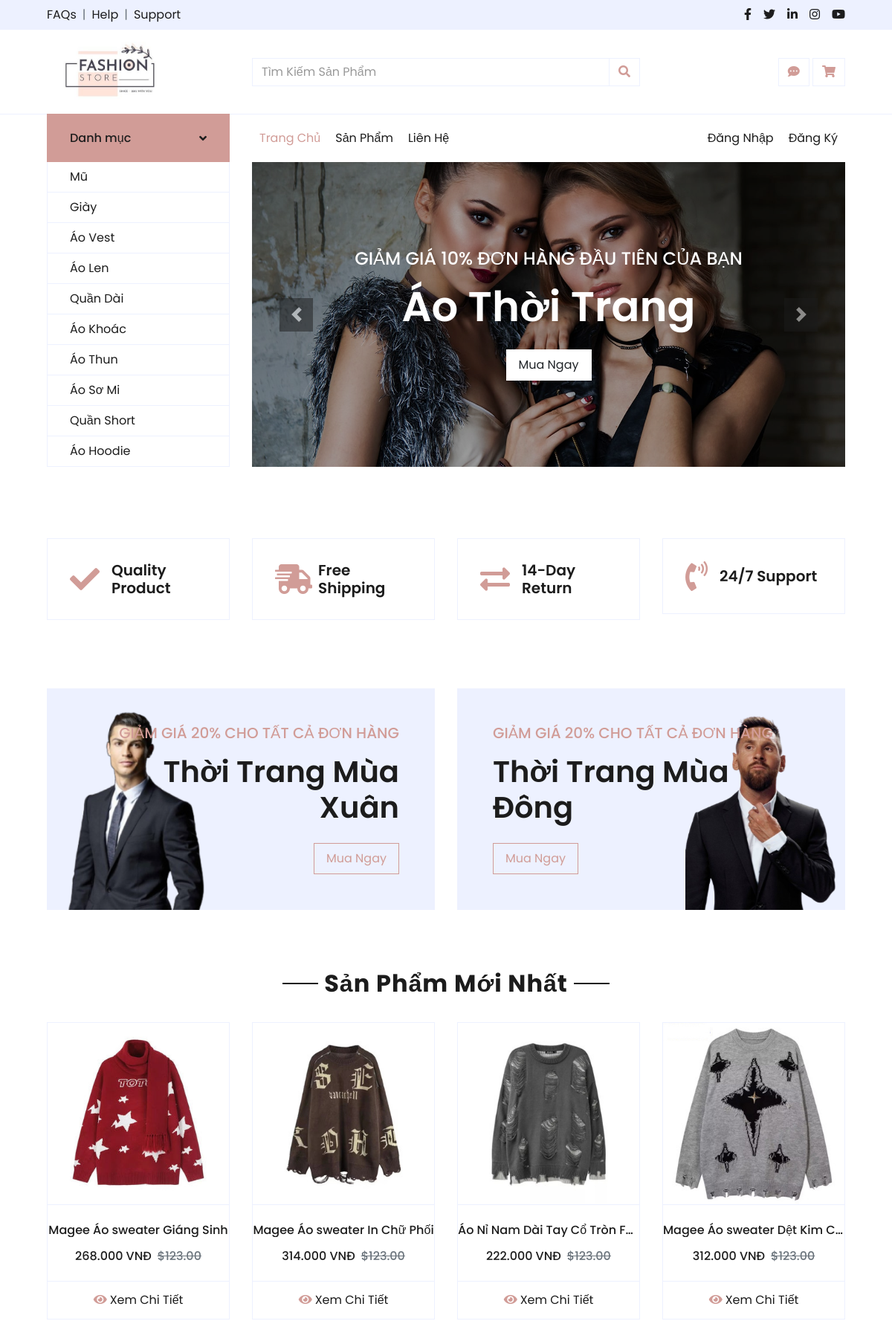
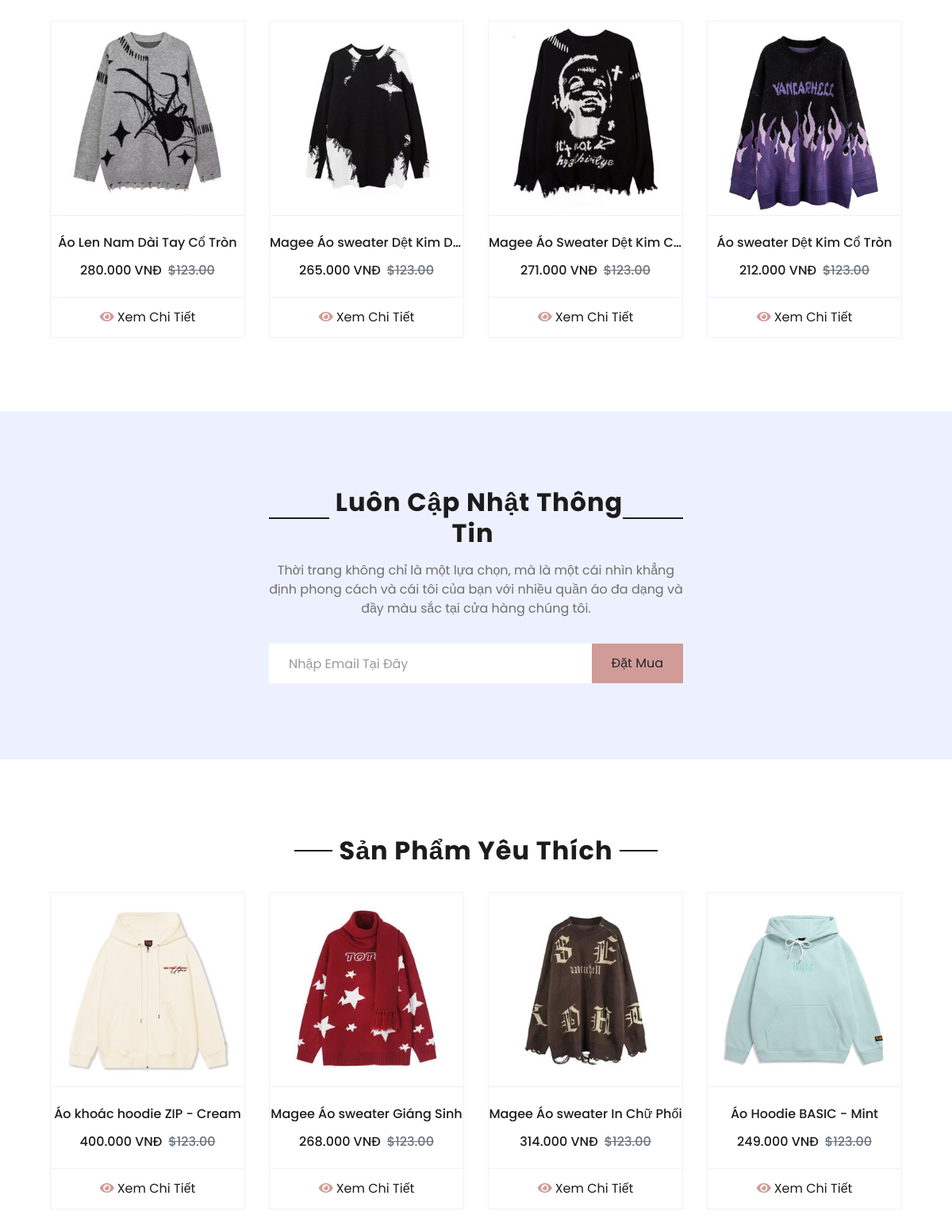
The page / (upper part) on the database its author committed (2 pictures, top to bottom).
### tables this page shows
CREATE TABLE `danhmuc` (
  `id` int(11) NOT NULL,
  `name` varchar(255) NOT NULL,
  `ngaytao` datetime NOT NULL,
  `motadanhmuc` text NOT NULL
);

CREATE TABLE `product` (
  `id` int(11) NOT NULL,
  `name` varchar(255) NOT NULL,
  `des` text DEFAULT NULL,
  `price` decimal(10,2) NOT NULL,
  `quantity` int(11) NOT NULL,
  `img` varchar(255) NOT NULL,
  `ngaytao` datetime NOT NULL,
  `ngaycapnhat` datetime DEFAULT NULL,
  `luotxem` int(11) DEFAULT 0,
  `id_dm` int(11) NOT NULL,
  `id_user` int(11) NOT NULL
);

### model/function.php (called while the page is built, shortened)
<?php
function getdata($a){
    $conn=connectdb();
    $sql= $conn->prepare($a);
    $sql->execute();
    $sql->setFetchMode(PDO::FETCH_ASSOC);
    $kq=$sql->fetchAll();
    return $kq;
 }
?>

### model/danhmuc.php (called while the page is built)
<?php
function loadall_danhmuc() {
    $listdanhmuc=getdata("SELECT * FROM `danhmuc` ORDER BY `id` DESC");
    return $listdanhmuc;
}
?>

### model/sanpham.php (called while the page is built, shortened)
<?php
function loadall_sanpham_home() {
    $a = "SELECT * FROM `product` ORDER BY `id` DESC LIMIT 0,8";
    $listsanpham=getdata($a);
    return $listsanpham;
}
function loadall_sanpham_top8() {
    $a = "SELECT * FROM `product` ORDER BY `luotxem` DESC LIMIT 0,8";
    $listsanpham=getdata($a);
    return $listsanpham;
}
?>

### view/home.php (the view, shortened to what this page needs)
<div class="container-fluid pt-5">
    <div class="row px-xl-5 pb-3">
        <div class="col-lg-3 col-md-6 col-sm-12 pb-1">
            <div class="d-flex align-items-center border mb-4" style="padding: 30px;">
                <h1 class="fa fa-check text-primary m-0 mr-3"></h1>
                <h5 class="font-weight-semi-bold m-0">Quality Product</h5>
            </div>
        </div>
        <div class="col-lg-3 col-md-6 col-sm-12 pb-1">
            <div class="d-flex align-items-center border mb-4" style="padding: 30px;">
                <h1 class="fa fa-shipping-fast text-primary m-0 mr-2"></h1>
                <h5 class="font-weight-semi-bold m-0">Free Shipping</h5>
            </div>
        </div>
        <div class="col-lg-3 col-md-6 col-sm-12 pb-1">
            <div class="d-flex align-items-center border mb-4" style="padding: 30px;">
                <h1 class="fas fa-exchange-alt text-primary m-0 mr-3"></h1>
                <h5 class="font-weight-semi-bold m-0">14-Day Return</h5>
            </div>
        </div>
        <div class="col-lg-3 col-md-6 col-sm-12 pb-1">
            <div class="d-flex align-items-center border mb-4" style="padding: 30px;">
                <h1 class="fa fa-phone-volume text-primary m-0 mr-3"></h1>
                <h5 class="font-weight-semi-bold m-0">24/7 Support</h5>
            </div>
        </div>
    </div>
</div>
<div class="container-fluid offer pt-5">
    <div class="row px-xl-5">
        <div class="col-md-6 pb-4">
            <div class="position-relative bg-secondary text-center text-md-right text-white mb-2 py-5 px-5">
                <img src="img/offer-53.png" alt="">
                <div class="position-relative" style="z-index: 1;">
                    <h5 class="text-uppercase text-primary mb-3">GIẢM GIÁ 20% CHO TẤT CẢ ĐƠN HÀNG</h5>
                    <h1 class="mb-4 font-weight-semi-bold">Thời Trang Mùa Xuân</h1>
                    <a href="" class="btn btn-outline-primary py-md-2 px-md-3">Mua Ngay</a>
                </div>
            </div>
        </div>
        <div class="col-md-6 pb-4">
            <div class="position-relative bg-secondary text-center text-md-left text-white mb-2 py-5 px-5">
                <img src="img/offer-6.png" alt="">
                <div class="position-relative" style="z-index: 1;">
                    <h5 class="text-uppercase text-primary mb-3">GIẢM GIÁ 20% CHO TẤT CẢ ĐƠN HÀNG</h5>
                    <h1 class="mb-4 font-weight-semi-bold">Thời Trang Mùa Đông</h1>
                    <a href="" class="btn btn-outline-primary py-md-2 px-md-3">Mua Ngay</a>
                </div>
            </div>
        </div>
    </div>
</div>
<div class="container-fluid pt-5">
    <div class="text-center mb-4">
        <h2 class="section-title px-5"><span class="px-2">Sản Phẩm Mới Nhất</span></h2>
    </div>
    <div class="row px-xl-5 pb-3">
        <?php
                 foreach($spnew as $sp){
                     extract($sp);
                     $linksp="index.php?act=sanphamct&idsp=".$id;
                     $integerValue = intval($price);
                     echo'<div class="col-lg-3 col-md-6 col-sm-12 pb-1">
                     <div class="card product-item border-0 mb-4">
                         <div class="card-header product-img position-relative overflow-hidden bg-transparent border p-0">
                             <img class="img-fluid w-100" src="adminduanmau/'.$img.'" alt="">
                         </div>
                         <div class="card-body border-left border-right text-center p-0 pt-4 pb-3">
                             <h6 class="text-truncate mb-3">'.$name.'</h6>
                             <div class="d-flex justify-content-center">
                                 <h6>'.$integerValue.'.000 VNĐ</h6><h6 class="text-muted ml-2"><del>$123.00</del></h6>
                             </div>
                         </div>
                        <div class="card-footer d-flex justify-content-between bg-light border">
                  <a href="'.$linksp.'" class="btn btn btn-block text-dark p-0">
                   <i class="fas fa-eye text-primary mr-1"></i>Xem Chi Tiết</a>
              </div>
                     </div>
                 </div>';
                 }
                 ?>
    </div>
</div>
<div class="container-fluid bg-secondary my-5">
    <div class="row justify-content-md-center py-5 px-xl-5">
        <div class="col-md-6 col-12 py-5">
            <div class="text-center mb-2 pb-2">
                <h2 class="section-title px-5 mb-3"><span class="bg-secondary px-2">Luôn Cập Nhật Thông Tin</span></h2>
                <p>Thời trang không chỉ là một lựa chọn, mà là một cái nhìn khẳng định phong cách và cái tôi của bạn với
                    nhiều quần áo đa dạng và đầy màu sắc tại cửa hàng chúng tôi.</p>
            </div>
            <form action="">
                <div class="input-group">
                    <input type="text" class="form-control border-white p-4" placeholder="Nhập Email Tại Đây">
                    <div class="input-group-append">
                        <button class="btn btn-primary px-4">Đặt Mua</button>
                    </div>
                </div>
            </form>
        </div>
    </div>
</div>
<div class="container-fluid pt-5">
    <div class="text-center mb-4">
        <h2 class="section-title px-5"><span class="px-2">Sản Phẩm Yêu Thích</span></h2>
    </div>
    <div class="row px-xl-5 pb-3">
        <?php
            foreach($dstop8 as $sp){
              extract($sp);
              $linksp="index.php?act=sanphamct&idsp=".$id;
              $integerValue = intval($price);
              echo '<div class="col-lg-3 col-md-6 col-sm-12 pb-1">
              <div class="card product-item border-0 mb-4">
                  <div class="card-header product-img position-relative overflow-hidden bg-transparent border p-0">
                      <img class="img-fluid w-100" src="adminduanmau/'.$img.'" alt="">
                  </div>
                  <div class="card-body border-left border-right text-center p-0 pt-4 pb-3">
                      <h6 class="text-truncate mb-3">'.$name.'</h6>
                      <div class="d-flex justify-content-center">
                          <h6>'.$integerValue.'.000 VNĐ</h6><h6 class="text-muted ml-2"><del>$123.00</del></h6>
                      </div>
                  </div>
                  <div class="card-footer d-flex justify-content-between bg-light border">
                  <a href="'.$linksp.'" class="btn btn btn-block text-dark p-0">
                   <i class="fas fa-eye text-primary mr-1"></i>Xem Chi Tiết
                  </a>
              </div>
              </div>
          </div>';
            }
            ?>
    </div>
</div>

### view/menuslide.php (shortened to what this page needs)
<div class="container-fluid mb-5">
    <div class="row border-top px-xl-5">
        <div class="col-lg-3 d-none d-lg-block">
            <a class="btn shadow-none d-flex align-items-center justify-content-between bg-primary text-white w-100"
                data-toggle="collapse" href="#navbar-vertical"
                style="height: 65px; margin-top: -1px; padding: 0 30px;">
                <h6 class="m-0">Danh mục</h6>
                <i class="fa fa-angle-down text-dark"></i>
            </a>
            <nav class="collapse show navbar navbar-vertical navbar-light align-items-start p-0 border border-top-0 border-bottom-0"
                id="navbar-vertical">
                <div class="navbar-nav w-100 overflow-hidden" style="height: 410px">
                    <?php
               foreach($dsdm as $dm){
                 extract($dm);
                 $linkdm="index.php?act=sanpham&iddm=".$id;
                 echo '<a class="nav-item nav-link" href="'.$linkdm.'">'.$name.'</a>';
               }
               ?>
                </div>
            </nav>
        </div>
        <div class="col-lg-9">
            <nav class="navbar navbar-expand-lg bg-light navbar-light py-3 py-lg-0 px-0">
                <div class="collapse navbar-collapse justify-content-between" id="navbarCollapse">
                    <div class="navbar-nav mr-auto py-0">
                        <a href="index.php" class="nav-item nav-link active">Trang Chủ</a>
                        <a href="index.php?act=sanpham" class="nav-item nav-link">Sản Phẩm</a></a>
                        <a href="index.php?act=contact" class="nav-item nav-link">Liên Hệ</a>
                    </div>
                    <?php
                       if (!isset($_SESSION['user'])) :
                       ?>
                    <div class="navbar-nav ml-auto py-0">
                        <a href="view/login.php" class="nav-item nav-link">Đăng Nhập</a>
                        <a href="view/signup.php" class="nav-item nav-link">Đăng Ký</a>
                    </div>
                    <?php endif ?>
                </div>
            </nav>
            <div id="header-carousel" class="carousel slide" data-ride="carousel">
                <div class="carousel-inner">
                    <div class="carousel-item active" style="height: 410px;">
                        <img class="img-fluid" src="img/carousel-1.jpg" alt="Image">
                        <div class="carousel-caption d-flex flex-column align-items-center justify-content-center">
                            <div class="p-3" style="max-width: 700px;">
                                <h4 class="text-light text-uppercase font-weight-medium mb-3">Giảm Giá 10% Đơn Hàng Đầu
                                    Tiên Của Bạn</h4>
                                <h3 class="display-4 text-white font-weight-semi-bold mb-4">Áo Thời Trang</h3>
                                <a href="" class="btn btn-light py-2 px-3">Mua Ngay</a>
                            </div>
                        </div>
                    </div>
                </div>
                <a class="carousel-control-prev" href="#header-carousel" data-slide="prev">
                    <div class="btn btn-dark" style="width: 45px; height: 45px;">
                        <span class="carousel-control-prev-icon mb-n2"></span>
                    </div>
                </a>
                <a class="carousel-control-next" href="#header-carousel" data-slide="next">
                    <div class="btn btn-dark" style="width: 45px; height: 45px;">
                        <span class="carousel-control-next-icon mb-n2"></span>
                    </div>
                </a>
            </div>
        </div>
    </div>
</div>

### rows shown on the page
danhmuc: name "Mũ"
danhmuc: name "Giày"
danhmuc: name "Áo Vest"
danhmuc: name "Áo Len"
danhmuc: name "Quần Dài"
danhmuc: name "Áo Khoác"
danhmuc: name "Áo Thun"
danhmuc: name "Áo Sơ Mi"
danhmuc: name "Quần Short"
danhmuc: name "Áo Hoodie"
product: img (picture), name "Magee Áo sweater Giáng Sinh", price "268"
product: img (picture), name "Magee Áo sweater In Chữ Phối", price "314"
product: img (picture), name "Áo Nỉ Nam Dài Tay Cổ Tròn F…", price "222"
product: img (picture), name "Magee Áo sweater Dệt Kim C…", price "312"
product: img (picture), name "Áo Len Nam Dài Tay Cổ Tròn", price "280"
product: img (picture), name "Magee Áo sweater Dệt Kim D…", price "265"
product: img (picture), name "Magee Áo Sweater Dệt Kim C…", price "271"
product: img (picture), name "Áo sweater Dệt Kim Cổ Tròn", price "212"
product: img (picture), name "Áo khoác hoodie ZIP - Cream", price "400"
product: img (picture), name "Áo Hoodie BASIC - Mint", price "249"
